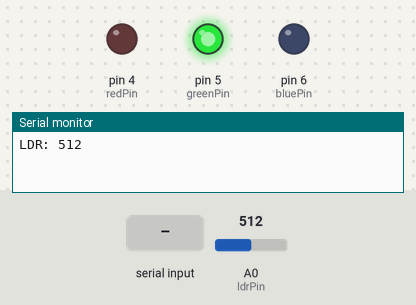
A sketch run on a simulated Arduino Uno, built with avr-gcc and run on an emulated ATmega328P. Shown: output pins drawn as LEDs (lit = HIGH), the last lines printed to the serial monitor. The inputs (shaded band) are chosen by the test bench; at power-on: A0 (ldrPin) = 512.

Above: at 1.2 s.
1.3 s: A0 (ldrPin) set to 684
3.2 s: A0 (ldrPin) set to 713
At 4.7 s:
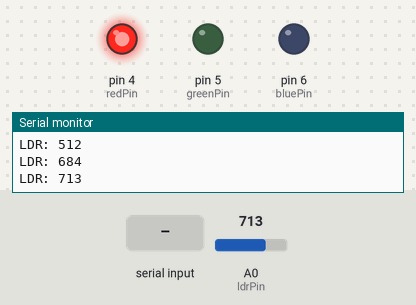
5.5 s: A0 (ldrPin) set to 290
At 7.2 s:
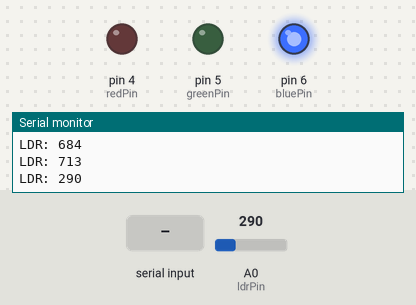
7.5 s: "dark:\n" received over Serial
At 10.5 s:
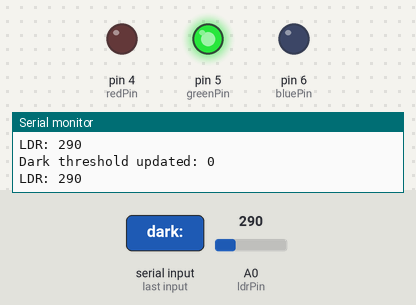
13.5 s: A0 (ldrPin) set to 710
At 14.8 s:
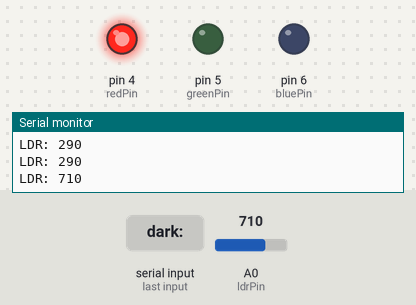
Timing chart, 0 to 16.5 s (numbered marks = the images above; inputs shaded):
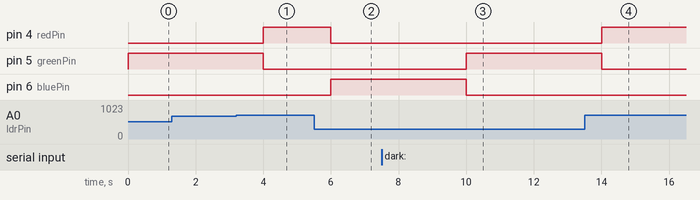

Measured:
- the behaviour switches between 700 and 701 on A0 (ldrPin) (found by bisection; images 0 and 1)
- after the input at 3.2 s, pin 4 (redPin): LOW → HIGH after 0.80 s; pin 5 (greenPin): HIGH → LOW after 0.80 s
- after the input at 5.5 s, pin 4 (redPin): HIGH → LOW after 0.50 s; pin 6 (bluePin): LOW → HIGH after 0.50 s
- after the input at 7.5 s, pin 5 (greenPin): LOW → HIGH after 2.5 s; pin 6 (bluePin): HIGH → LOW after 2.5 s
- after the input at 13.5 s, pin 4 (redPin): LOW → HIGH after 0.50 s; pin 5 (greenPin): HIGH → LOW after 0.50 s

The sketch:

IP_inzinerija.ino
```cpp
// Pins
const int ldrPin = A0;
const int redPin = 4;
const int greenPin = 5;
const int bluePin = 6;

// Thresholds
int darkThreshold = 300;  // Default
int brightThreshold = 700;  // Default

void setup() {
  Serial.begin(9600);

  pinMode(redPin, OUTPUT);
  pinMode(greenPin, OUTPUT);
  pinMode(bluePin, OUTPUT);

  // Initialize LEDs
  digitalWrite(redPin, LOW);
  digitalWrite(greenPin, LOW);
  digitalWrite(bluePin, LOW);
}

void loop() {
  int ldrValue = analogRead(ldrPin);

  // Transmit LDR value
  Serial.print("LDR: ");
  Serial.println(ldrValue);

  // Control LEDs
  if (ldrValue < darkThreshold) {
    digitalWrite(bluePin, HIGH);
    digitalWrite(greenPin, LOW);
    digitalWrite(redPin, LOW);
  } else if (ldrValue > brightThreshold) {
    digitalWrite(redPin, HIGH);
    digitalWrite(greenPin, LOW);
    digitalWrite(bluePin, LOW);
  } else {
    digitalWrite(greenPin, HIGH);
    digitalWrite(redPin, LOW);
    digitalWrite(bluePin, LOW);
  }

  // Check for serial input to adjust thresholds
  if (Serial.available()) {
    String input = Serial.readStringUntil('\n');
    if (input.startsWith("dark:")) {
      int newDarkThreshold = input.substring(5).toInt();
      if (newDarkThreshold < brightThreshold) {
        darkThreshold = newDarkThreshold;
        Serial.println("Dark threshold updated: " + String(darkThreshold));
      } else {
        Serial.println("Error: Dark threshold must be less than Bright threshold.");
      }
    } else if (input.startsWith("bright:")) {
      int newBrightThreshold = input.substring(7).toInt();
      if (newBrightThreshold > darkThreshold) {
        brightThreshold = newBrightThreshold;
        Serial.println("Bright threshold updated: " + String(brightThreshold));
      } else {
        Serial.println("Error: Bright threshold must be greater than Dark threshold.");
      }
    }
  }

  delay(2000);
}
```
